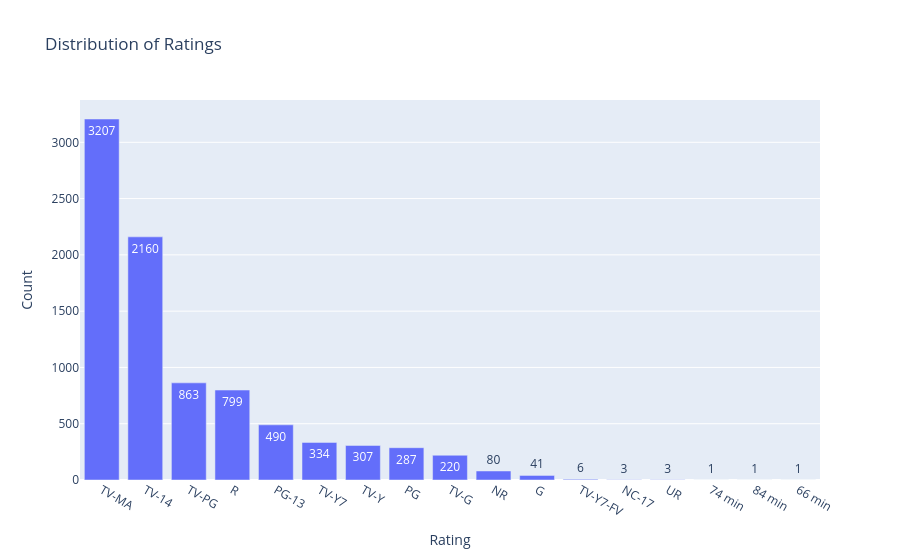

Write notebook code for a chart like this one.
### Code cell
rating_counts_df = df["rating"].value_counts().reset_index()
rating_counts_df.columns = ["Rating", "Count"]

fig = px.bar(
    rating_counts_df,
    x="Rating",
    y="Count",
    text="Count",
    title="Distribution of Ratings"
)

fig.show()

### Figure 1 — Plotly figure (JSON) as saved in the notebook; plotly's stock layout.template omitted (floating-point values rounded to 4 significant figures)
{"data": [{"hovertemplate": "Rating=%{x}<br>Count=%{text}<extra></extra>", "legendgroup": "", "marker": {"color": "#636efa", "pattern": {"shape": ""}}, "name": "", "orientation": "v", "showlegend": false, "text": [3207.0, 2160.0, 863.0, 799.0, 490.0, 334.0, 307.0, 287.0, 220.0, 80.0, 41.0, 6.0, 3.0, 3.0, 1.0, 1.0, 1.0], "textposition": "auto", "type": "bar", "x": ["TV-MA", "TV-14", "TV-PG", "R", "PG-13", "TV-Y7", "TV-Y", "PG", "TV-G", "NR", "G", "TV-Y7-FV", "NC-17", "UR", "74 min", "84 min", "66 min"], "xaxis": "x", "y": [3207, 2160, 863, 799, 490, 334, 307, 287, 220, 80, 41, 6, 3, 3, 1, 1, 1], "yaxis": "y"}], "layout": {"barmode": "relative", "legend": {"tracegroupgap": 0}, "title": {"text": "Distribution of Ratings"}, "xaxis": {"anchor": "y", "domain": [0, 1], "title": {"text": "Rating"}}, "yaxis": {"anchor": "x", "domain": [0, 1], "title": {"text": "Count"}}}}
